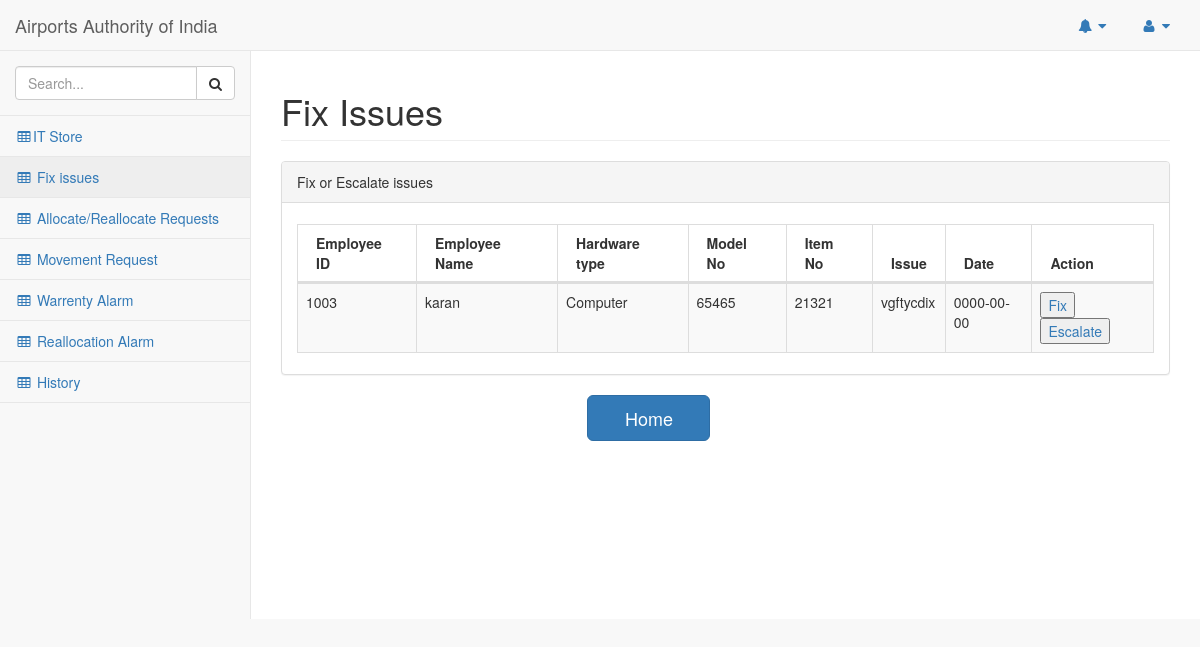
/pages/fixissue.php, run on an earlier commit of the app's database.
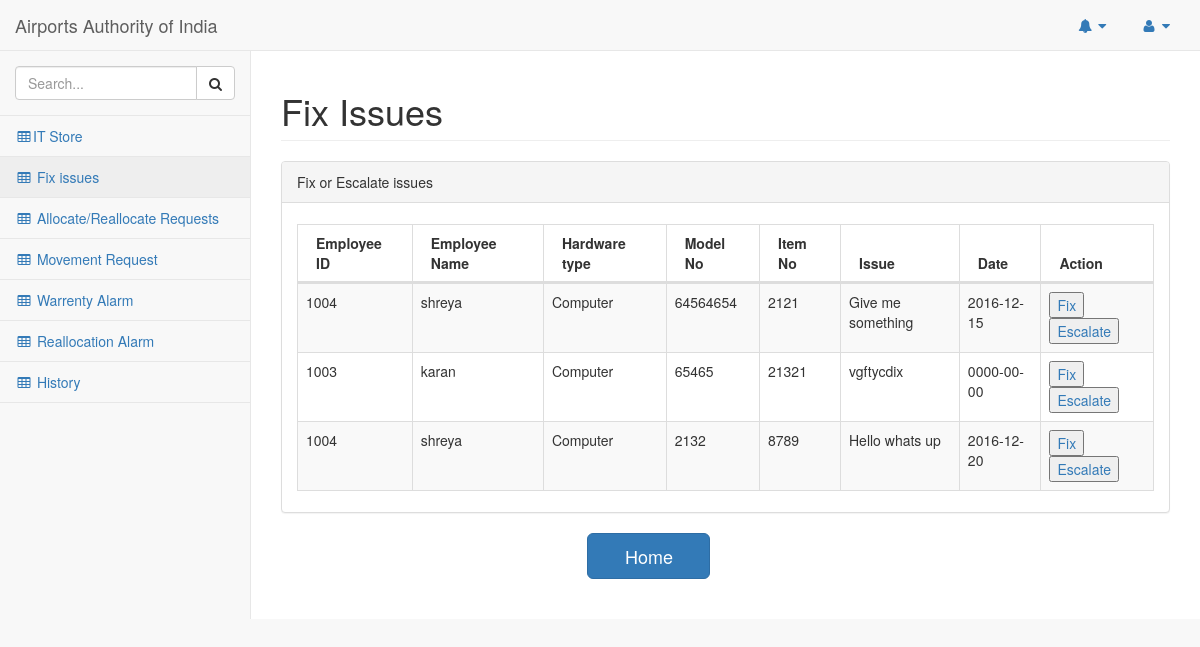
And on a later commit of the database.
### tables this page shows
CREATE TABLE `issue` (
  `Name` varchar(50) NOT NULL,
  `Employee_Id` varchar(50) NOT NULL,
  `Hardware_Type` varchar(50) NOT NULL,
  `Model_no` varchar(50) NOT NULL,
  `Item_no` varchar(50) NOT NULL,
  `Date` date NOT NULL,
  `Issue` varchar(250) NOT NULL
);

### pages/fixissue.php (the view, shortened to what the changed rows need)
<!DOCTYPE html>
<html lang="en">
<head>
    <link href="../vendor/bootstrap/css/bootstrap.min.css" rel="stylesheet">
    <link href="../vendor/metisMenu/metisMenu.min.css" rel="stylesheet">
    <link href="../vendor/datatables-plugins/dataTables.bootstrap.css" rel="stylesheet">
    <link href="../vendor/datatables-responsive/dataTables.responsive.css" rel="stylesheet">
    <link href="../dist/css/sb-admin-2.css" rel="stylesheet">
    <link href="../vendor/font-awesome/css/font-awesome.min.css" rel="stylesheet" type="text/css">
</head>
<body>
    <div id="wrapper">
<div id="page-wrapper">
            <div class="row">
                <div class="col-lg-12">
                    <h1 class="page-header">Fix Issues</h1>
                </div>
            </div>
            <div class="row">
                <div class="col-lg-12">
                    <div class="panel panel-default">
                        <div class="panel-body">
                            <table width="100%" class="table table-striped table-bordered table-hover" id="dataTables-example">
                                        <?php
 $query= "select * from issue";
 $run=mysql_query($query);
 ?>                                <thead>
                                    <thead>
                                      <th  id='ep_id'>Employee ID</th>
                                      <th id='nm'>Employee Name</th>
                                      <th>Hardware type</th>
                                      <th>Model No</th>
                                      <th>Item No</th>
                                      <th>Issue</th>
                                      <th>Date</th>
                                      <th>Action</th>
                                    </thead>
                                </thead>
                                <tbody>
                                   <?php
                                     while($row=mysql_fetch_array($run))
                                        {  echo  "<tr>
                                                <td>{$row['Employee_Id']}</td>
                                                <td>{$row['Name']}</td>
                                          <td>{$row['Hardware_Type']}</td>
                                                <td>{$row['Model_no']}</td>
                                                <td>{$row['Item_no']}</a></td>
                                                <td>{$row['Issue']}</td>
                                                <td>{$row['Date']}</td>
                                                <td><a href='fix.php?value1=$row[Item_no]'><input type='submit' name='fix' value='Fix'></a>
                                          <a href='escalate.php?value1=$row[Item_no]'><input type='submit' name='escalate' value='Escalate'</a> </td>
                                                </tr>\n";
                                            }
                                     ?>
                                </tbody>
                            </table>
                        </div>
                    </div>
                </div>
            </div>
        </div>
</body>
</html>

What changed in the data, as far as the page shows it:
added issue: Employee_Id "1004", Name "shreya", Hardware_Type "Computer", Model_no "64564654", Item_no "2121", Issue "Give me something", Date "2016-12-15"
added issue: Employee_Id "1004", Name "shreya", Hardware_Type "Computer", Model_no "2132", Item_no "8789", Issue "Hello whats up", Date "2016-12-20"
